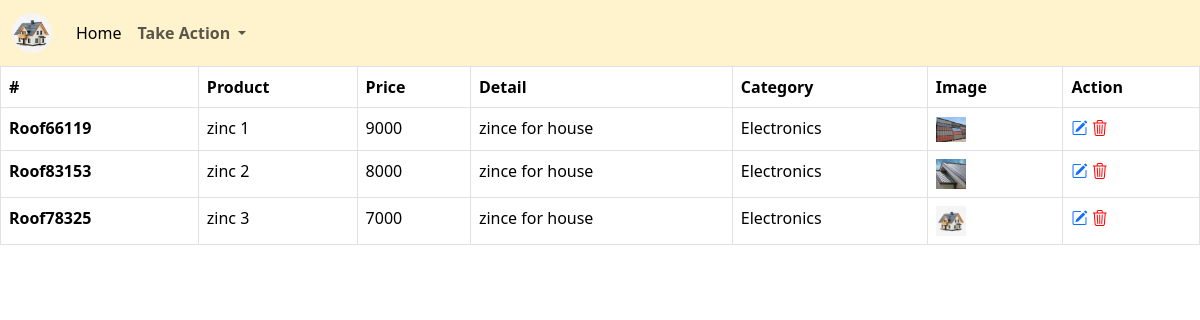
The page /admin on the database its author committed.
### tables this page shows
CREATE TABLE [roof] (product_id varchar PRIMARY KEY,product_name varchar,product_price varchar,product_details varchar,category varchar);

### app.py (the view)
@app.route('/admin', methods =["GET", "POST"])
def admin():
    Pid = generate_Product_ID()
    products = get_products_from_DB()
    return render_template('admin.html', pid = Pid, products=products)

### app.py (called while the page is built)
def generate_Product_ID():
    pID = random.randint(00000, 99999)
    product_IDs = 'Roof' + str(pID)
    return product_IDs

def get_products_from_DB():
    try:
        with sqlite3.connect(db_location) as myconnect:
            cursor = myconnect.cursor()
            products = cursor.execute("select  * from roof").fetchall()
            if products:
                return products
            else:
                flash("Store is Empty", "warning")
                return products
    except sqlite3.Error as error1:
        flash(str(error1), "danger")
    except Exception as error:
        flash(str(error), "danger")

### templates/admin.html (shortened to what this page needs)
<!DOCTYPE html>
<html lang="en">
<head>
    <link href="https://cdn.jsdelivr.net/npm/bootstrap@5.3.6/dist/css/bootstrap.min.css" rel="stylesheet">
    <link rel="stylesheet" href="https://cdn.jsdelivr.net/npm/bootstrap-icons@1.13.1/font/bootstrap-icons.min.css">
</head>
<body>
<nav class="navbar navbar-expand-md bg-warning-subtle">
  <div class="container-fluid">
    <a class="navbar-brand"><img src="static/proj_src/logo.png" width="40px" height="40px" style="border-radius: 100%" alt="logo image"></a>
    <div class="collapse navbar-collapse" id="navbarTogglerDemo03">
      <ul class="navbar-nav me-auto mb-2 mb-lg-0">
        <li class="nav-item">
          <a class="nav-link active" aria-current="page" href="#">Home</a>
        </li>
           <li class="nav-item dropdown">
          <a class="nav-link dropdown-toggle" href="#" role="button" data-bs-toggle="dropdown" aria-expanded="false">
            <b>Take Action</b>
          </a>
        </li>
      </ul>
    </div>
  </div>
</nav>
  <table class="table table-expand-md table-bordered border-strip table-hover">
  <thead>
    <tr>
      <th scope="col">#</th>
      <th scope="col">Product</th>
      <th scope="col">Price</th>
      <th scope="col">Detail</th>
      <th scope="col">Category</th>
      <th scope="col">Image</th>
      <th>Action</th>
    </tr>
  </thead>
  <tbody>
  {% if products %}
  {% for product in products %}
    <tr>
      <th scope="row">{{product[0]}}</th>
      <td>{{product[1]}}</td>
      <td>{{product[2]}}</td>
      <td>{{product[3]}}</td>
      <td>{{product[4]}}</td>
      <td><img src="static/product_imgs/{{product[0]}}.png" style="width: 30px;"></td>
      <td>
        <a href="/update/{{product[0]}}" style="text-decoration: none;"> <i class="bi bi-pencil-square"></i> </a>
        <a href="#" style="text-decoration: none;"> <i class="bi bi-trash3" style="color: red;"></i> </a>
      </td>
    </tr>
  {% endfor %}
  {% endif %}
  </tbody>
</table>
</body>
</html>

### rows shown on the page
roof: product_id "Roof66119", product_name "zinc 1", product_price "9000", product_details "zince for house", category "Electronics", product_id (picture)
roof: product_id "Roof83153", product_name "zinc 2", product_price "8000", product_details "zince for house", category "Electronics", product_id (picture)
roof: product_id "Roof78325", product_name "zinc 3", product_price "7000", product_details "zince for house", category "Electronics", product_id (picture)
